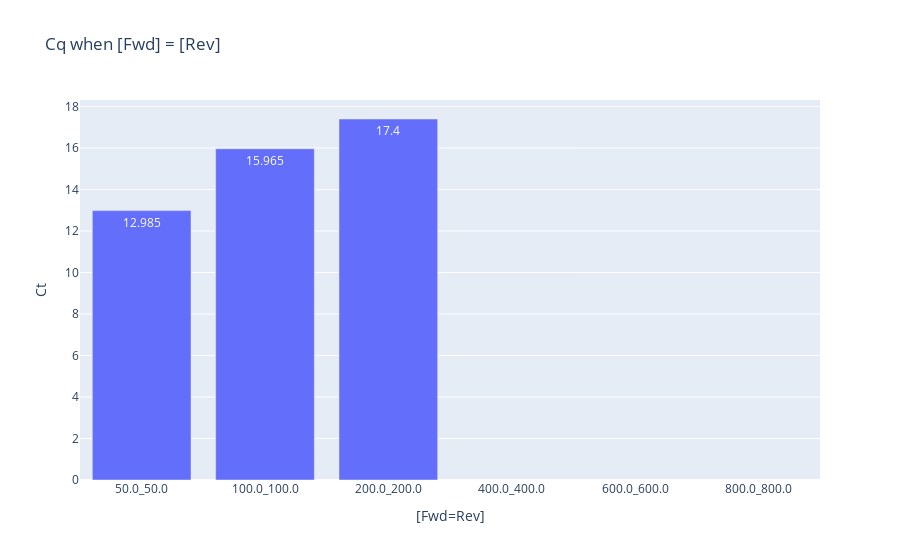

Notebook cell for this chart:
### Code cell
# create a new df where 'F_primer' = 'R_primer' 
df_fwd_rev = df[df['F_primer'] == df['R_primer']]
df_fwd_rev_mean = df_fwd_rev.groupby(by=['R_primer', 'F_primer'], as_index=False)['Ct'].mean()
samsieHeadings = (df_fwd_rev_mean['F_primer'].astype(str) + '_' + df_fwd_rev_mean['R_primer'].astype(str)).tolist()

figSamsies = px.bar(
    df_fwd_rev_mean,
    y=df_fwd_rev_mean['Ct'],
    x=samsieHeadings, #avg_across_row['F_primer'],
    labels={'x':'[Fwd=Rev]', 'y':'Cq'},
    # color='F_primer',
    barmode='group',
    text_auto=True,
    title='Cq when [Fwd] = [Rev]')
figSamsies.show()

# display (df_fwd_rev_mean)

### Figure 1 — Plotly figure (JSON) as saved in the notebook; plotly's stock layout.template omitted (floating-point values rounded to 4 significant figures)
{"data": [{"alignmentgroup": "True", "hovertemplate": "[Fwd=Rev]=%{x}<br>Ct=%{y}<extra></extra>", "legendgroup": "", "marker": {"color": "#636efa", "pattern": {"shape": ""}}, "name": "", "offsetgroup": "", "orientation": "v", "showlegend": false, "textposition": "auto", "texttemplate": "%{y}", "type": "bar", "x": ["50.0_50.0", "100.0_100.0", "200.0_200.0", "400.0_400.0", "600.0_600.0", "800.0_800.0"], "xaxis": "x", "y": [12.98, 15.96, 17.4, null, null, null], "yaxis": "y"}], "layout": {"barmode": "group", "legend": {"tracegroupgap": 0}, "title": {"text": "Cq when [Fwd] = [Rev]"}, "xaxis": {"anchor": "y", "domain": [0, 1], "title": {"text": "[Fwd=Rev]"}}, "yaxis": {"anchor": "x", "domain": [0, 1], "title": {"text": "Ct"}}}}
